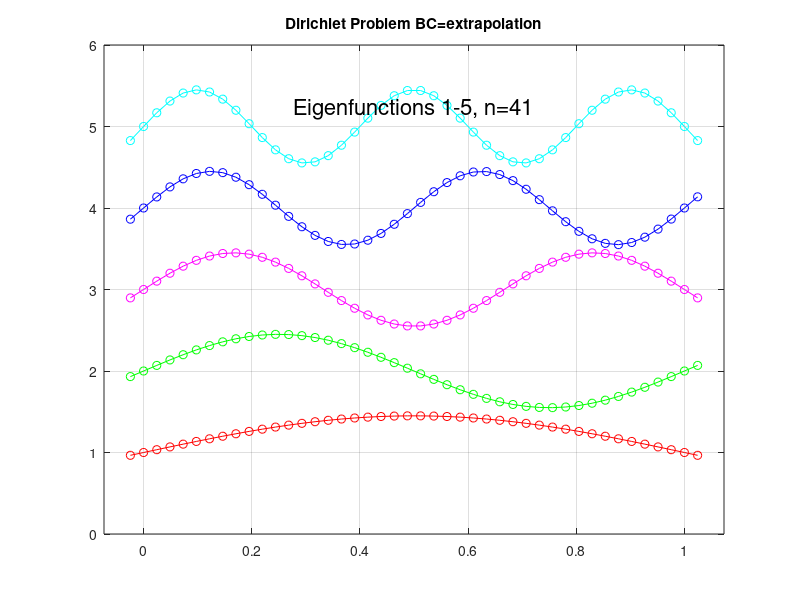
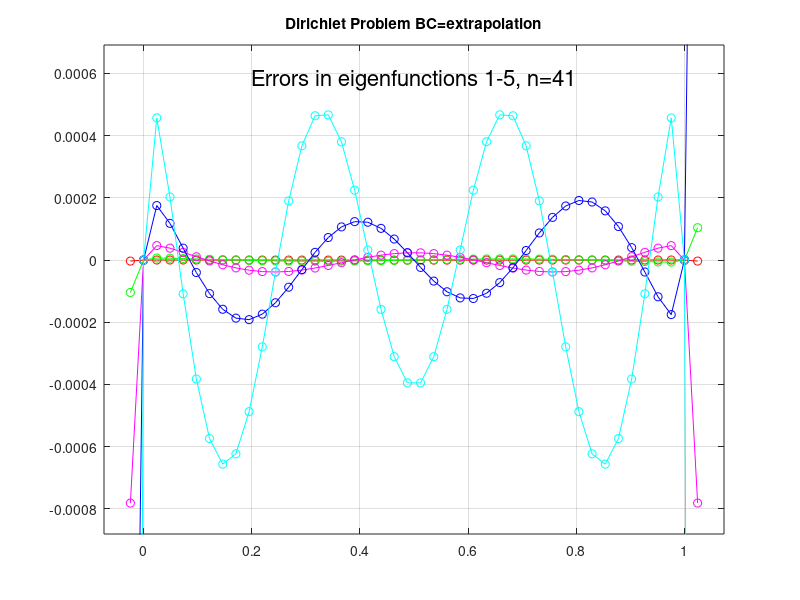
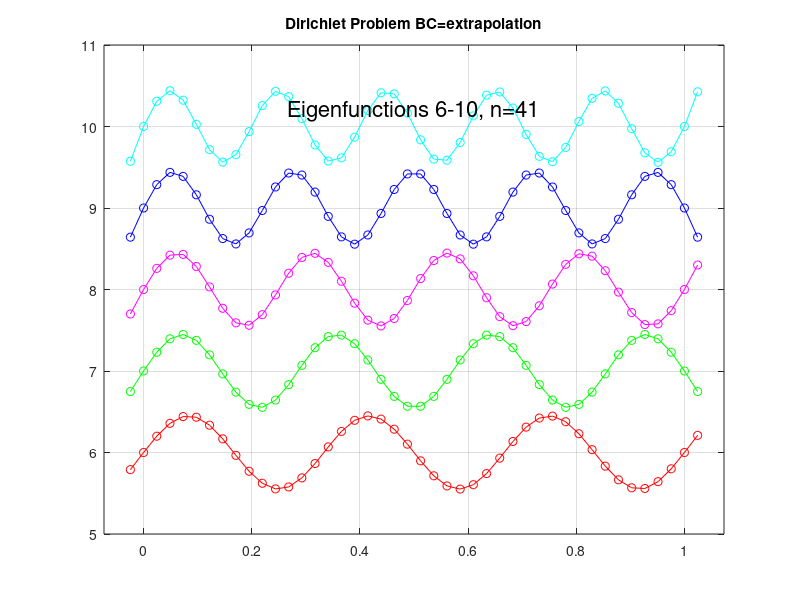
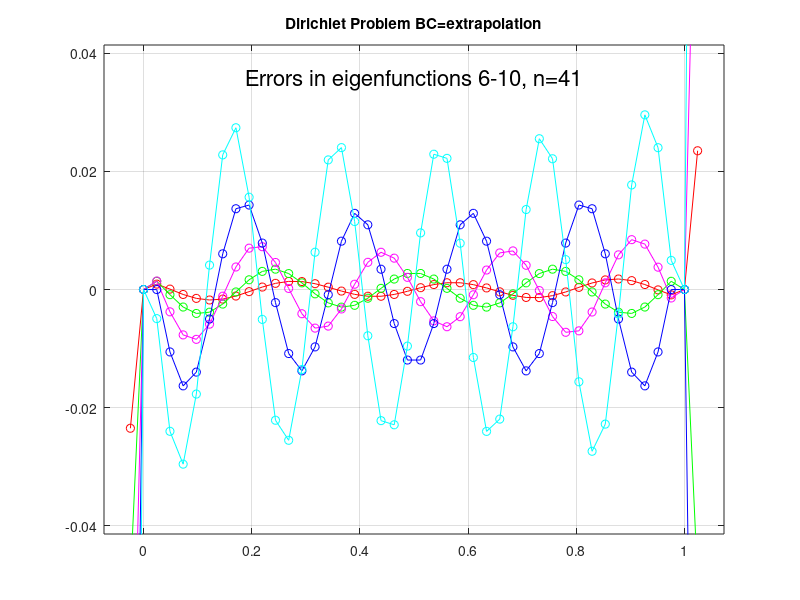

The MATLAB script that drew these images, in order:
%
% Determine the eigenvalues and eigenvectors of the 4th order approximation
% to the 1D eigenvalue problem 
%
%           - u_xx = lambda u   x in (0,1)
%            u=0 at x=0,1
%         
%
%     u(0)                  u(n)
%      0  1  2              n
%      +--+--+--+--+--+--+--+                
%     x=xa               xc xd              
%

clear;
clf;
set(gca,'FontSize',16);

n = 11;  % number of grid points
n = 41;  % 320; % 160; 
m = n-1; % active points are 1..m

xa=0.;
xb=1.;

h=(xb-xa)/n;
hsq=h*h;
hsq12=h*h*12.;

ng = n+3;  % include 1 ghost point on either side
x=zeros(ng,1);
ia=2;
ib=ng-1;
for i=1:ng
  x(i)=xa+(i-ia)*h;
end

%  bcOption=0 : use BC D+D-u(0) = 0 
%  bcOption=1 : use BC D+^p u(-1) = 0 
bcOption=1;  
if bcOption==0 
  identifier='eqn';
else
  identifier='extrap';
end

adim=m;
a=zeros(adim,adim);

i=1;
% a(i,i-2)=  1./hsq12;  % u(-1) = 2*u(0)-u(1)
% a(i,i-1)=-16./hsq12;  % u(0)=0
a(i,i  )= 30/hsq12;
a(i,i+1)=-16./hsq12;
a(i,i+2)=  1./hsq12;
if bcOption==0 
  a(i,i)=a(i,i)-1./hsq12;   % u(-1) = 2*u(0)-u(1)
elseif bcOption==1
  % u(-1) = 4*u(0) -6 u(1) +4*u(2) -u(3)
  a(i,i  )=a(i,i  )-6./hsq12;
  a(i,i+1)=a(i,i+1)+4./hsq12;
  a(i,i+2)=a(i,i+2)-1./hsq12;
end

i=2;
% a(i,i-2)=  1./hsq12;  % u(0)=0
a(i,i-1)=-16./hsq12;
a(i,i  )= 30./hsq12;
a(i,i+1)=-16./hsq12;
a(i,i+2)=  1./hsq12;

for i=3:m-2
  a(i,i-2)=  1./hsq12;
  a(i,i-1)=-16./hsq12;
  a(i,i  )= 30./hsq12;
  a(i,i+1)=-16./hsq12;
  a(i,i+2)=  1./hsq12;
end 

i=m;
a(i,i-2)=  1./hsq12; 
a(i,i-1)=-16./hsq12; 
a(i,i  )= 30./hsq12;
% a(i,i+1)=-16./hsq12;
% a(i,i+2)=  1./hsq12;
if bcOption==0 
  a(i,i)=a(i,i)-1./hsq12;   % u(-1) = 2*u(0)-u(1)
elseif bcOption==1
  % u(-1) = 4*u(0) -6 u(1) +4*u(2) -u(3)
  a(i,i  )=a(i,i  )-6./hsq12;
  a(i,i-1)=a(i,i-1)+4./hsq12;
  a(i,i-2)=a(i,i-2)-1./hsq12;
end

i=m-1;
a(i,i-2)=  1./hsq12;  % u(0)=0
a(i,i-1)=-16./hsq12;
a(i,i  )= 30./hsq12;
a(i,i+1)=-16./hsq12;
% a(i,i+2)=  1./hsq12;

%  a
%  pause

[v,L] = eig(a);

% Now plot the results

for i=1:adim
  lambda(i)=L(i,i);
end

% sort from smallest to largest in absolute value
[zz,iOrder] = sort(abs(lambda));

e=zeros(ng,m);
u=zeros(ng,m);
uTrue=zeros(ng,1);


% ------  Build eigenfunctions for plotting -------------
for j=1:m  % loop over eigenfunctions
  ie=iOrder(j);

  lambdaTrue= (pi*j)*(pi*j);

  relErr = abs( lambda(ie)-lambdaTrue )/lambdaTrue;

  fprintf(' j=%i ie=%i lambda(ie)=%8.2e  true=%8.2e  relErr=%8.2e err/(m^6 h^4)=%8.2e \n',...
                j,ie,lambda(ie),lambdaTrue,relErr,abs(lambda(ie)-lambdaTrue )/(j^6*h^4));

 u(ia,j)=0;
 for i=1:m  
   u(i+ia,j)=v(i,ie);
 end 
 u(ib,j)=0.;
 if bcOption==0 
   i=1;
   u(i,j)=2*u(i+1,j)-u(i+2,j);
   i=ng;
   u(i,j)=2.*u(i-1,j)-u(i-2,j);
 else
   i=1;
   u(i,j)=4*u(i+1,j)-6.*u(i+2,j)+4.*u(i+3,j)-u(i+4,j);
   i=ng;
   u(i,j)=4*u(i-1,j)-6.*u(i-2,j)+4.*u(i-3,j)-u(i-4,j);
 end

 % v(:,ie).'
 % u(:,j).'

 % arrange the eigenfunctions so they always are initially positive (easier then to compare)
 if u(ia+1,j) < 0 
   u(:,j)=u(:,j)*(-1);
 end 

 uTrue=sin(pi*j*x);

 alpha=u(:,j).'*uTrue/(u(:,j).'*u(:,j));

 u(:,j)=u(:,j)*alpha; % scale to match uTrue: min || uTrue - alpha*v || 

 e(:,j)=u(:,j)-uTrue;  % error in the eigenfunction

 u(:,j)=u(:,j)*.45+j;


% plot(xu,vu(:,j),'r-o',xv,vv(:,j),'b-x');
% title(sprintf('Eigenfunction %i, \\lambda=%8.2e, m=%i, n=%i, d=%3.2fh_1=%3.2fh_2',j,lambda(ie),m,n,d/hu,d/hv));
% pause

end


k=0;
md=10;
md=5;
for j=1:md:m
  k=k+1;
  plot(x,u(:,j  ),'r-o', ...
       x,u(:,j+1),'g-o', ...
       x,u(:,j+2),'m-o', ...
       x,u(:,j+3),'b-o', ...
       x,u(:,j+4),'c-o');
  hold on;
  if md==10 
   plot(x,u(:,j+5),'g-o', ...
        x,u(:,j+6),'m-o', ...
        x,u(:,j+7),'b-o', ...
        x,u(:,j+8),'r-o', ...
        x,u(:,j+9),'g-o');

  end

  yMin = min(u(:,j     ));
  yMax = max(u(:,j+md-1));
  delta=yMax-yMin;
  if bcOption==0 
    title(sprintf('Dirichlet Problem BC=D_+D_-'));
  else
    title(sprintf('Dirichlet Problem BC=extrapolation',j,j+md-1,n));
  end
  text(.5,yMax-.05*delta,sprintf('Eigenfunctions %i-%i, n=%i',j,j+md-1,n),'Fontsize',16,'HorizontalAlignment','center');

  grid on;
  set(gca,'XLim',[x(1)-2*h x(ng)+2*h]);
  hold off;

  name = sprintf('bceig-%i-%s-%i.eps',n,identifier,k);
  fprintf('Save %s\n',name);
  print('-depsc2',name);

  pause

  plot(x,e(:,j  ),'r-o', ...
       x,e(:,j+1),'g-o', ...
       x,e(:,j+2),'m-o', ...
       x,e(:,j+3),'b-o', ...
       x,e(:,j+4),'c-o');

  yMin = min(e(ia:ib,j+4));
  yMax = max(e(ia:ib,j+4));
  delta=yMax-yMin;
  yMin=yMin-delta*.2;
  yMax=yMax+delta*.2;

  if bcOption==0 
    title(sprintf('Dirichlet Problem BC=D_+D_-'));
  else
    title(sprintf('Dirichlet Problem BC=extrapolation',j,j+md-1,n));
  end
  text(.5,yMax-.1*delta,sprintf('Errors in eigenfunctions %i-%i, n=%i',j,j+md-1,n),'Fontsize',16,'HorizontalAlignment','center');

  grid on;
  set(gca,'XLim',[x(1)-2*h x(ng)+2*h]);


  set(gca,'YLim',[yMin yMax ]);
  name = sprintf('bceig-err-%i-%s-%i.eps',n,identifier,k);
  fprintf('Save %s\n',name);
  print('-depsc2',name);

  pause
end


% print -deps2 eigenfunction.eps
% print -depsc2 eigenfunction.eps

% print -depsc2 bceig.extrap80.1-5.eps
% print -depsc2 bceig.extrap80.6-10.eps

% print -depsc2 bceig.extrap160.1-5.eps
% print -depsc2 bceig.extrap160.6-10.eps
